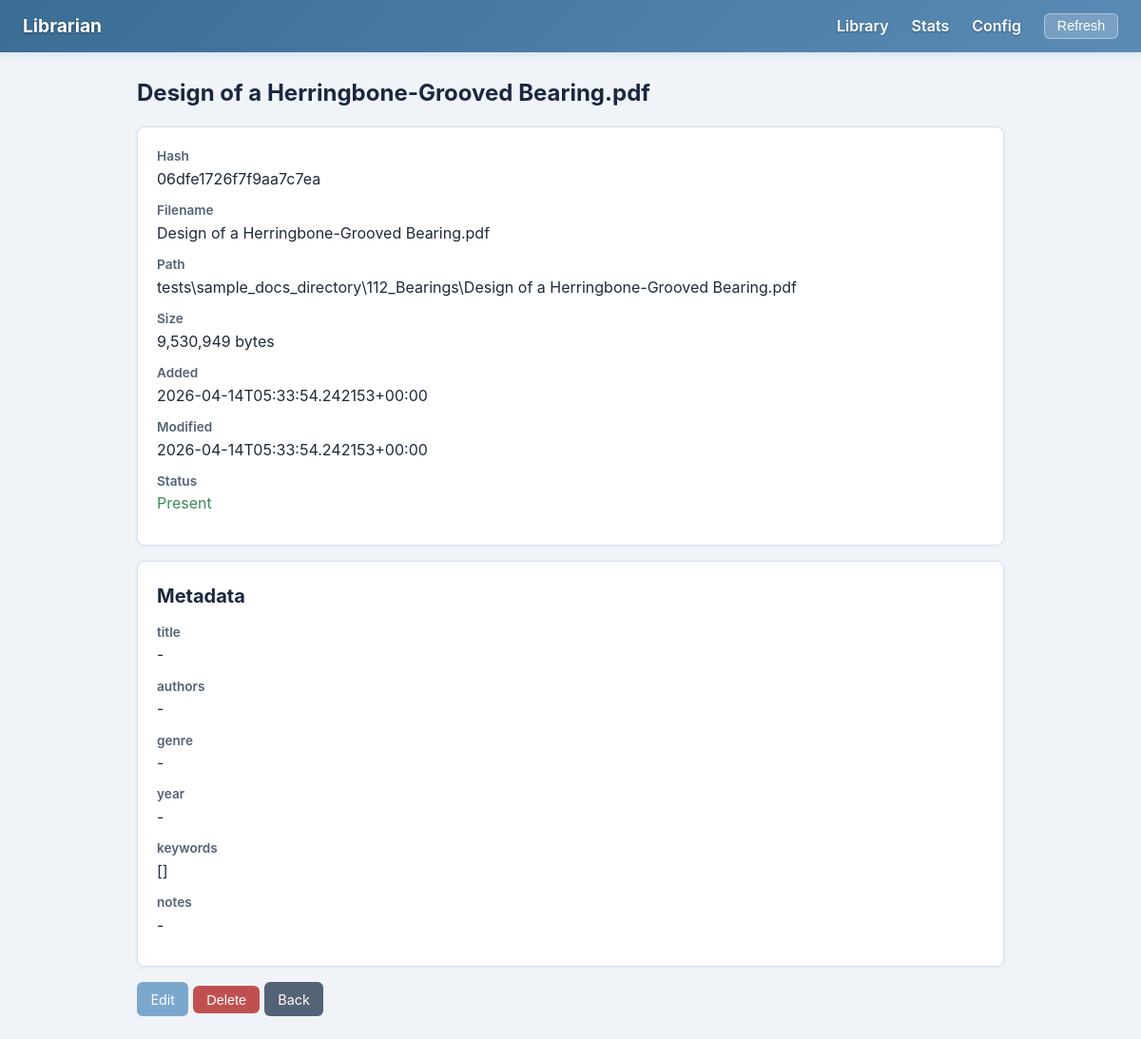
Page /entry/06dfe1726f7f9aa7c7ea on the committed database.
### tables this page shows
CREATE TABLE files (
            file_hash     TEXT PRIMARY KEY,
            filename      TEXT NOT NULL,
            rel_path      TEXT NOT NULL,
            file_size     INTEGER NOT NULL,
            date_added    TEXT NOT NULL,
            date_modified TEXT NOT NULL,
            missing       INTEGER NOT NULL DEFAULT 0
        );

CREATE TABLE metadata (
            file_hash   TEXT NOT NULL,
            field_name  TEXT NOT NULL,
            field_value TEXT NOT NULL DEFAULT '',
            PRIMARY KEY (file_hash, field_name),
            FOREIGN KEY (file_hash) REFERENCES files(file_hash) ON DELETE CASCADE
        );

### gui/app.py (the view)
    @app.route("/entry/<hash_prefix>")
    def detail(hash_prefix):
        lib = get_lib()
        entry = lib.get_entry(hash_prefix)
        if entry is None:
            flash("Entry not found.", "error")
            return redirect(url_for("index"))
        fields = lib.get_meta_config()["fields"]
        return render_template("detail.html", entry=entry, fields=fields, edit_mode=False)

### lib/api.py (called while the page is built)
    def get_entry(self, file_hash: str) -> dict | None:
        full_hash = database.resolve_hash_prefix(self._conn, file_hash)
        if full_hash is None:
            return None
        return database.get_entry(self._conn, full_hash)

    def get_meta_config(self) -> dict:
        return self._config

    def close(self) -> None:
        self._conn.close()

### lib/database.py (called while the page is built)
def get_entry(conn: sqlite3.Connection, file_hash: str) -> dict | None:
    row = conn.execute("SELECT * FROM files WHERE file_hash = ?", (file_hash,)).fetchone()
    if row is None:
        return None
    entry = dict(row)
    meta_rows = conn.execute(
        "SELECT field_name, field_value FROM metadata WHERE file_hash = ?",
        (file_hash,),
    ).fetchall()
    entry["metadata"] = {r["field_name"]: r["field_value"] for r in meta_rows}
    return entry

def resolve_hash_prefix(conn: sqlite3.Connection, prefix: str) -> str | None:
    rows = conn.execute(
        "SELECT file_hash FROM files WHERE file_hash LIKE ?",
        (prefix + "%",),
    ).fetchall()
    if len(rows) == 1:
        return rows[0]["file_hash"]
    return None

### gui/templates/detail.html (shortened to what this page needs)
{% extends "base.html" %}
{% block content %}
{% if edit_mode %}
<h1>Edit: {{ entry.filename }}</h1>
<form method="post">
    <div class="card">
        <dl>
            <dt>Hash</dt><dd>{{ entry.file_hash }}</dd>
            <dt>Path</dt><dd>{{ entry.rel_path }}</dd>
            <dt>Size</dt><dd>{{ "{:,}".format(entry.file_size) }} bytes</dd>
        </dl>
    </div>
    {% for field_def in fields %}
    <div class="form-group">
        <label>{{ field_def.name }}{% if field_def.get('required') %} *{% endif %}</label>
        {% if field_def.type == 'choice' %}
        <select name="{{ field_def.name }}">
            <option value="">-- select --</option>
            {% for ch in field_def.get('choices', []) %}
            <option value="{{ ch }}" {% if entry.metadata.get(field_def.name) == ch %}selected{% endif %}>{{ ch }}</option>
            {% endfor %}
        </select>
        {% elif field_def.type == 'list' %}
        <input type="text" name="{{ field_def.name }}" value="{{ entry.metadata.get(field_def.name, '')|join(', ') if entry.metadata.get(field_def.name, '') is iterable and entry.metadata.get(field_def.name, '') is not string else entry.metadata.get(field_def.name, '') }}" placeholder="Comma-separated values">
        {% else %}
        <input type="text" name="{{ field_def.name }}" value="{{ entry.metadata.get(field_def.name, '') }}">
        {% endif %}
    </div>
    {% endfor %}
    <button class="btn btn-primary" type="submit">Save</button>
    <a href="{{ url_for('detail', hash_prefix=entry.file_hash) }}" class="btn btn-secondary">Cancel</a>
</form>
{% else %}
<h1>{{ entry.filename }}</h1>
<div class="card">
    <dl>
        <dt>Hash</dt><dd>{{ entry.file_hash }}</dd>
        <dt>Filename</dt><dd>{{ entry.filename }}</dd>
        <dt>Path</dt><dd>{{ entry.rel_path }}</dd>
        <dt>Size</dt><dd>{{ "{:,}".format(entry.file_size) }} bytes</dd>
        <dt>Added</dt><dd>{{ entry.date_added }}</dd>
        <dt>Modified</dt><dd>{{ entry.date_modified }}</dd>
        <dt>Status</dt>
        <dd>
            {% if entry.missing %}
                <span class="status-missing">MISSING</span>
            {% else %}
                <span class="status-present">Present</span>
            {% endif %}
        </dd>
    </dl>
</div>
<div class="card">
    <h2>Metadata</h2>
    <dl>
        {% for field_def in fields %}
        <dt>{{ field_def.name }}</dt>
        <dd>{{ entry.metadata.get(field_def.name, '-') or '-' }}</dd>
        {% endfor %}
    </dl>
</div>
<a href="{{ url_for('edit_entry', hash_prefix=entry.file_hash) }}" class="btn btn-primary">Edit</a>
<form action="{{ url_for('delete_entry_route', hash_prefix=entry.file_hash) }}" method="post" style="display:inline" onsubmit="return confirm('Delete this entry?');">
    <button class="btn btn-danger" type="submit">Delete</button>
</form>
<a href="{{ url_for('index') }}" class="btn btn-secondary">Back</a>
{% endif %}
{% endblock %}

### gui/static/style.css (style rules this page uses)
:root { --primary: #7ba7cc; --primary-light: #a8c8e8; --primary-dark: #3a6d94; --danger: #e8a0a0; --danger-dark: #c05050; --success: #8cc5a0; --success-dark: #3d8a5c; --warning: #e8c88a; --bg: #f0f4f8; --card-bg: #ffffff; --border: #d6e0ec; --text: #1e2a3a; --text-muted: #546275; --heading: #1a2840; --pink: #e8b4c8; --pink-light: #fce4ef; --green-light: #e2f5e9; --blue-light: #e0edf8; }
* { box-sizing: border-box; margin: 0; padding: 0; }
body { font-family: -apple-system, BlinkMacSystemFont, "Segoe UI", Roboto, sans-serif; background: var(--bg); color: var(--text); line-height: 1.6; }
h1 { margin-bottom: 1rem; font-size: 1.5rem; color: var(--heading); }
h2 { margin-bottom: 0.75rem; font-size: 1.25rem; color: var(--heading); }
.status-present { color: var(--success-dark); }
.btn { display: inline-block; padding: 0.4rem 0.9rem; border: none; border-radius: 6px; cursor: pointer; font-size: 0.9rem; text-decoration: none; color: #fff; transition: opacity 0.2s, transform 0.1s; }
.btn-primary { background: var(--primary); }
.btn-danger { background: var(--danger-dark); }
.btn-secondary { background: var(--text-muted); }
.card { background: var(--card-bg); border-radius: 8px; padding: 1.25rem; box-shadow: 0 1px 4px rgba(122,167,204,0.12); margin-bottom: 1rem; border: 1px solid var(--border); }
.card dt { font-weight: 600; color: var(--text-muted); font-size: 0.85rem; }
.card dd { margin-bottom: 0.6rem; margin-left: 0; }

### rows in the picture
files: filename "Design of a Herringbone-Grooved Bearing.pdf", file_hash "06dfe1726f7f9aa7c7ea", rel_path "tests\\sample_docs_directory\\112_Bearings\\Design of a Herringbone-Grooved Bearing.pdf", file_size "9,530,949", date_added "2026-04-14T05:33:54.242153+00:00", date_modified "2026-04-14T05:33:54.242153+00:00"
metadata: name "title", metadata "-"
metadata: name "authors", metadata "-"
metadata: name "genre", metadata "-"
metadata: name "year", metadata "-"
metadata: name "keywords", metadata "[]"
metadata: name "notes", metadata "-"
